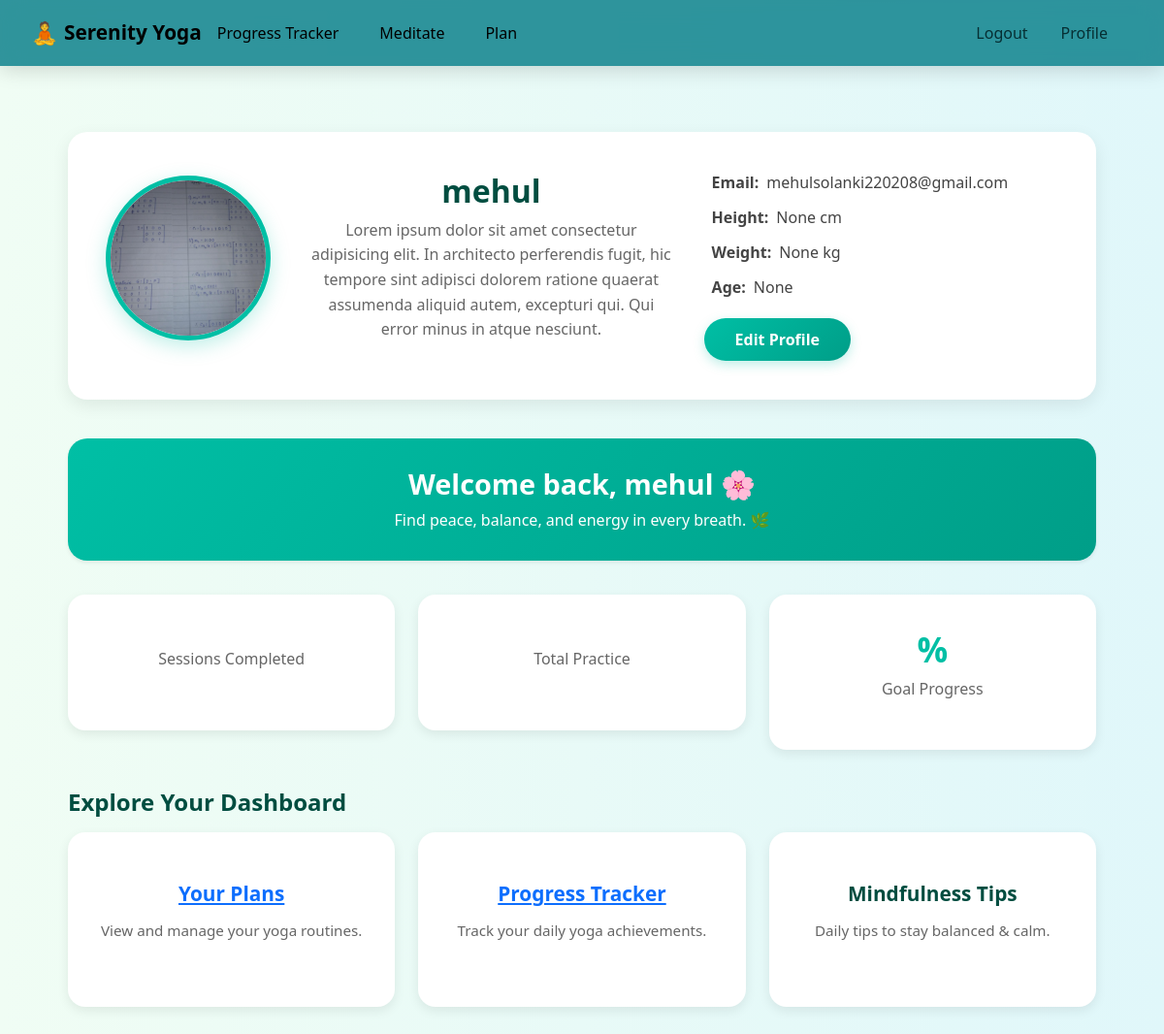
The page /profile/ (signed in) on the database its author committed.
### yogaapp/models.py (models this page shows, shortened)
class Profile(models.Model):
    user = models.OneToOneField(User, on_delete=models.CASCADE, related_name='profile',null=True, blank=True)
    weight = models.FloatField(null=True, blank=True)
    height = models.FloatField(null=True, blank=True)
    age = models.IntegerField(null=True, blank=True)
    bio = models.TextField(max_length=500, blank=True)
    profile_photo = models.ImageField(upload_to='profile_photos/', blank=True, null=True)

### yogaapp/views.py (the view)
# urls.py: path('profile/', views.profile_view, name='profile'),
@login_required
def profile_view(request):
    profile, created = Profile.objects.get_or_create(user=request.user)
    if request.method == "POST":
        form = ProfileForm(request.POST, request.FILES, instance=profile)
        if form.is_valid():
            form.save()
            return redirect("profile")  # Replace with your url name
    else:
        form = ProfileForm(instance=profile)
    return render(request, "yogaapp/profile.html", {
        "profile": profile,
        "form": form
    })

### yogaapp/templates/yogaapp/profile.html (shortened to what this page needs)
{% extends "yogaapp/base.html" %}
{% block main %}
<div class="page-wrapper mt-5">
  <div class="profile-section">
    <div class="profile-left">
      {% if profile.profile_photo %}
        <img src="{{ profile.profile_photo.url }}" alt="Profile Picture" class="profile-pic">
      {% else %}
        <img src="https://via.placeholder.com/180" alt="Profile Picture" class="profile-pic">
      {% endif %}
    </div>
    <div class="profile-center">
      <h2>{{ user.username }}</h2>
      <p>{{ profile.bio|default:"No bio yet..." }}</p>
    </div>
    <div class="profile-right">
      <ul>
        <li><strong>Email:</strong> {{ user.email }}</li>
        <li><strong>Height:</strong> {{ profile.height }} cm</li>
        <li><strong>Weight:</strong> {{ profile.weight }} kg</li>
        <li><strong>Age:</strong> {{ profile.age }}</li>
      </ul>
      <a href="{% url 'profile_edit' %}" class="edit-btn">Edit Profile</a>
    </div>
  </div>
  <div class="welcome-section shadow-sm">
    <h2 class="fw-bold">Welcome back, {{ user.username }} 🌸</h2>
    <p class="mb-0">Find peace, balance, and energy in every breath. 🌿</p>
  </div>
  <div class="row text-center mb-4">
    <div class="col-md-4 mb-3">
      <div class="stat-card">
        <p>Sessions Completed</p>
      </div>
    </div>
    <div class="col-md-4 mb-3">
      <div class="stat-card">
        <p>Total Practice</p>
      </div>
    </div>
    <div class="col-md-4 mb-3">
      <div class="stat-card">
        <h3 class="fw-bold">{{ user.profile.goal_progress }}%</h3>
        <p>Goal Progress</p>
      </div>
    </div>
  </div>
  <h4 class="dashboard-title mb-3">Explore Your Dashboard</h4>
  <div class="row text-center">
    <div class="col-md-4 mb-3">
      <div class="explore-card">
        <h5><a href="{% url 'plans' %}">Your Plans</a></h5>
        <p>View and manage your yoga routines.</p>
      </div>
    </div>
    <div class="col-md-4 mb-3">
      <div class="explore-card">
        <h5><a href="{% url 'progress:progress_tracker' %}">Progress Tracker</a></h5>
        <p>Track your daily yoga achievements.</p>
      </div>
    </div>
    <div class="col-md-4 mb-3">
      <div class="explore-card">
        <h5>Mindfulness Tips</h5>
        <p>Daily tips to stay balanced & calm.</p>
      </div>
    </div>
  </div>
</div>
{% endblock %}

### yogaapp/templates/yogaapp/profile.html (style rules this page uses)
body { background: linear-gradient(to right, #f0fdf4, #e0f7fa); font-family: 'Segoe UI', sans-serif; color: #333; }
.page-wrapper { max-width: 1100px; margin: 0 auto; padding: 20px 20px 50px; }
.profile-section { display: flex; align-items: center; justify-content: space-between; gap: 2rem; padding: 40px 30px; border-radius: 20px; background: #fff; box-shadow: 0 6px 18px rgba(0, 0, 0, 0.08); margin-bottom: 40px; }
.profile-left { text-align: center; flex: 1; }
.profile-pic { width: 170px; height: 170px; object-fit: cover; border-radius: 50%; border: 5px solid #00bfa5; box-shadow: 0 6px 20px rgba(0, 191, 165, 0.25); margin-bottom: 15px; transition: transform 0.3s; }
.profile-center { flex: 2; text-align: center; }
.profile-center h2 { font-weight: 700; font-size: 2rem; margin-bottom: 8px; color: #004d40; }
.profile-center p { color: #666; font-size: 1rem; line-height: 1.6; }
.profile-right { flex: 2; text-align: left; }
.profile-right ul { list-style: none; padding: 0; margin: 0 0 20px 0; font-size: 1rem; }
.profile-right ul li { margin-bottom: 12px; display: flex; align-items: center; gap: 8px; color: #444; }
.edit-btn { display: inline-block; background: linear-gradient(135deg, #00bfa5, #009e88); border: none; border-radius: 30px; padding: 10px 32px; color: white; font-weight: 600; font-size: 1rem; transition: all 0.3s ease; text-decoration: none; box-shadow: 0 4px 12px rgba(0, 191, 165, 0.25); }
.welcome-section { background: linear-gradient(135deg, #00bfa5, #009e88); color: white; padding: 30px 25px; border-radius: 20px; margin-bottom: 35px; text-align: center; box-shadow: 0 4px 14px rgba(0, 0, 0, 0.15); }
.welcome-section h2 { font-size: 1.8rem; }
.stat-card { background: #ffffff; border-radius: 18px; padding: 35px; min-height: 140px; display: flex; flex-direction: column; justify-content: center; box-shadow: 0 4px 12px rgba(0,0,0,0.08); transition: 0.3s ease; }
.stat-card h3 { font-size: 2.2rem; margin-bottom: 8px; color: #00bfa5; }
.stat-card p { font-size: 1rem; color: #666; }
.explore-card { background: #ffffff; border-radius: 18px; padding: 35px 25px; min-height: 180px; display: flex; flex-direction: column; justify-content: center; box-shadow: 0 4px 12px rgba(0,0,0,0.08); transition: 0.3s ease; }
.explore-card h5 { font-size: 1.3rem; margin-bottom: 14px; color: #004d40; font-weight: 600; }
.explore-card p { color: #666; font-size: 0.95rem; }
.dashboard-title { font-weight: 700; font-size: 1.5rem; color: #004d40; margin-bottom: 20px; }

### rows shown on the page
Profile: profile_photo (picture), bio "Lorem ipsum dolor sit amet consectetur adipisicing elit. In architecto perferendis fugit, hic tempore sint adipisci dolorem ratione quaerat assumenda aliquid autem, excepturi qui. Qui error minus in atque nesciunt.", height "None", weight "None", age "None"

### other values the page prints
{{ user.username }} "mehul"
{{ user.email }} "mehulsolanki220208@gmail.com"
